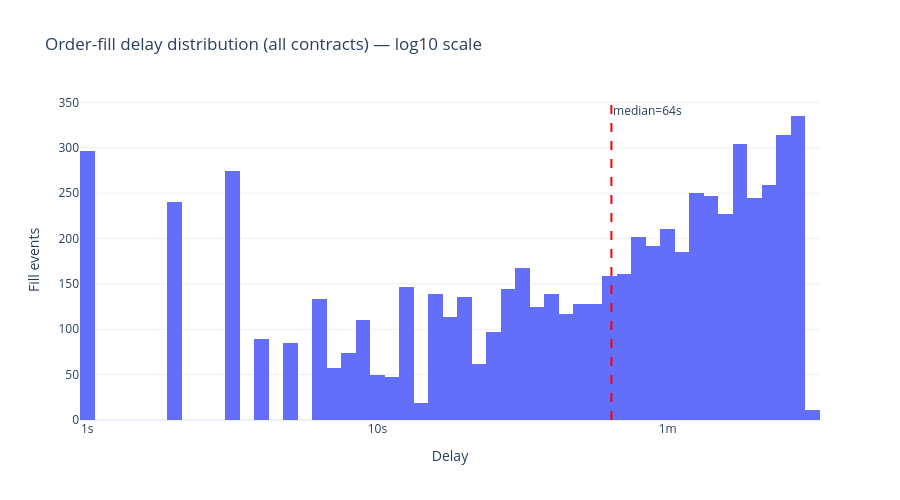

Write notebook code for a chart like this one.
### Code cell
import numpy as np

log_delays = np.log10(all_delays_df['delay_s'].clip(lower=1))

fig_delay = go.Figure()
fig_delay.add_trace(go.Histogram(
    x=log_delays,
    nbinsx=80,
    name='All contracts'
))

median_val = all_delays_df['delay_s'].median()
median_log = np.log10(max(median_val, 1))
fig_delay.add_vline(x=median_log, line_dash='dash', line_color='red',
                    annotation_text=f'median={median_val:.0f}s', annotation_position='top right')

max_log = int(np.ceil(log_delays.max()))
tickvals = list(range(0, max_log + 1))
ticktext = ['1s', '10s', '1m', '10m', '1.7h', '11.6h', '4.8d'][:max_log + 1]

fig_delay.update_layout(
    title='Order-fill delay distribution (all contracts) — log10 scale',
    xaxis_title='Delay',
    yaxis_title='Fill events',
    template='plotly_white', height=500,
)
fig_delay.update_xaxes(tickvals=tickvals, ticktext=ticktext)
fig_delay.show()

### Figure 1 — Plotly figure (JSON) as saved in the notebook; plotly's stock layout.template omitted (floating-point values rounded to 4 significant figures; data arrays with more than 128 entries replaced by an {"elided": "..."} marker saying what was removed)
{"data": [{"name": "All contracts", "nbinsx": 80, "type": "histogram", "x": {"elided": "6417 float values"}}], "layout": {"annotations": [{"showarrow": false, "text": "median=64s", "x": 1.806, "xanchor": "left", "xref": "x", "y": 1, "yanchor": "top", "yref": "y domain"}], "height": 500, "shapes": [{"line": {"color": "red", "dash": "dash"}, "type": "line", "x0": 1.806, "x1": 1.806, "xref": "x", "y0": 0, "y1": 1, "yref": "y domain"}], "title": {"text": "Order-fill delay distribution (all contracts) — log10 scale"}, "xaxis": {"ticktext": ["1s", "10s", "1m", "10m"], "tickvals": [0, 1, 2, 3], "title": {"text": "Delay"}}, "yaxis": {"title": {"text": "Fill events"}}}}
